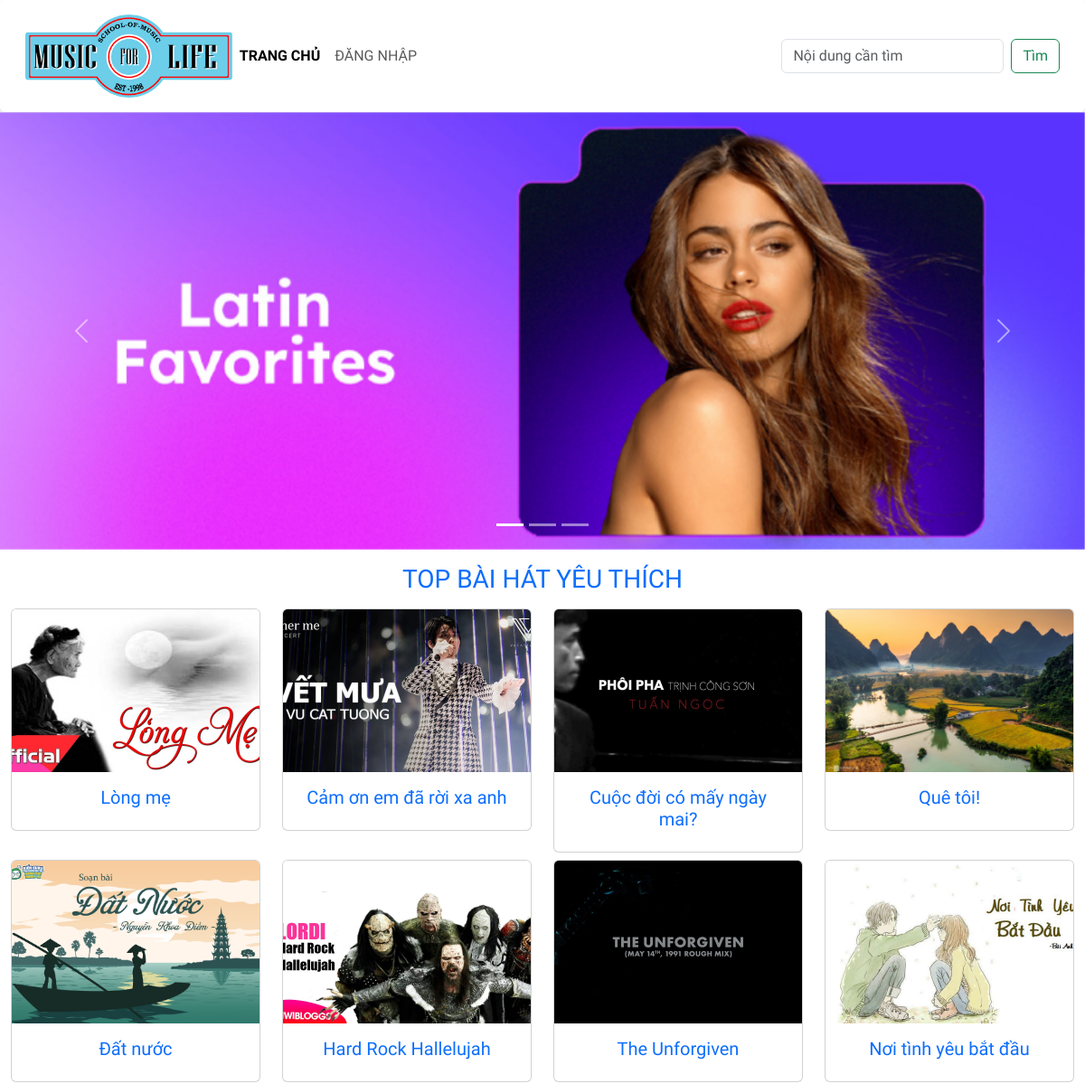
The app's page /btth01/index.php (upper part), older data.
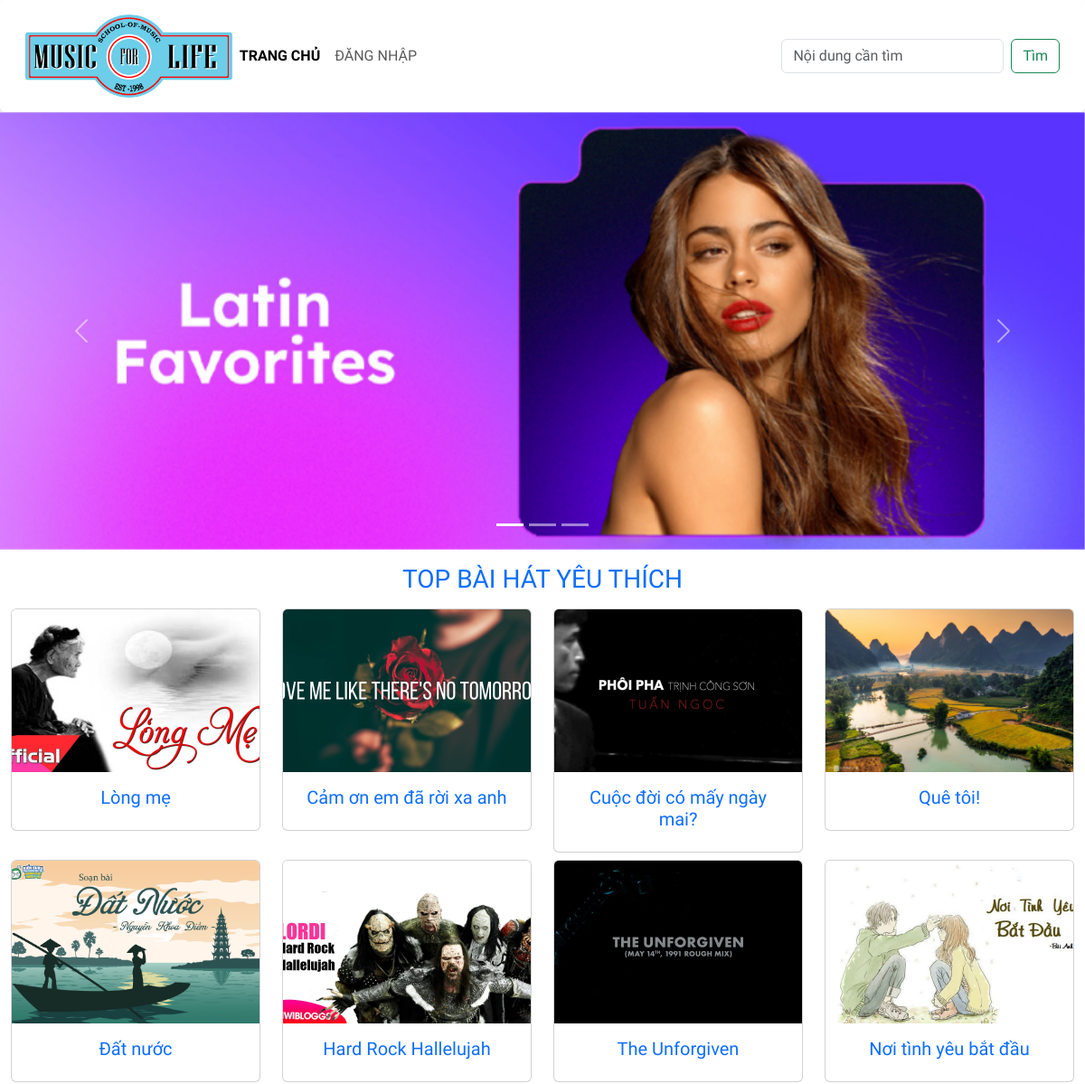
The same page, newer data.
### tables this page shows
CREATE TABLE `baiviet` (
  `ma_bviet` int(10) UNSIGNED NOT NULL,
  `tieude` varchar(200) NOT NULL,
  `ten_bhat` varchar(100) NOT NULL,
  `ma_tloai` int(10) UNSIGNED NOT NULL,
  `tomtat` text NOT NULL,
  `noidung` text DEFAULT NULL,
  `ma_tgia` int(10) UNSIGNED NOT NULL,
  `ngayviet` datetime NOT NULL DEFAULT current_timestamp(),
  `hinhanh` varchar(200) DEFAULT NULL
);

### btth01/index.php (the view, shortened to what this page needs)
<!DOCTYPE html>
<html lang="en">
<head>
    <link href="https://cdn.jsdelivr.net/npm/bootstrap@5.3.0-alpha1/dist/css/bootstrap.min.css" rel="stylesheet">
    <link rel="stylesheet" href="css/style.css">
</head>
<body>
    <header>
        <nav class="navbar navbar-expand-lg bg-body-tertiary shadow p-3 bg-white rounded">
            <div class="container-fluid">
                <div class="my-logo">
                    <a class="navbar-brand" href="#">
                        <img src="images/logo2.png" alt="" class="img-fluid">
                    </a>
                </div>
                <div class="collapse navbar-collapse" id="navbarSupportedContent">
                <ul class="navbar-nav me-auto mb-2 mb-lg-0">
                    <li class="nav-item">
                    <a class="nav-link active" aria-current="page" href="./">Trang chủ</a>
                    </li>
                    <li class="nav-item">
                    <a class="nav-link" href="./login.php">Đăng nhập</a>
                    </li>
                </ul>
                <form class="d-flex" role="search">
                    <input class="form-control me-2" type="search" placeholder="Nội dung cần tìm" aria-label="Search">
                    <button class="btn btn-outline-success" type="submit">Tìm</button>
                </form>
                </div>
            </div>
        </nav>
        <div id="carouselExampleIndicators" class="carousel slide">
            <div class="carousel-indicators">
                <button type="button" data-bs-target="#carouselExampleIndicators" data-bs-slide-to="0" class="active" aria-current="true" aria-label="Slide 1"></button>
                <button type="button" data-bs-target="#carouselExampleIndicators" data-bs-slide-to="1" aria-label="Slide 2"></button>
                <button type="button" data-bs-target="#carouselExampleIndicators" data-bs-slide-to="2" aria-label="Slide 3"></button>
            </div>
            <div class="carousel-inner">
                <div class="carousel-item active">
                <img src="images/slideshow/slide01.jpg" class="d-block w-100" alt="...">
                </div>
            </div>
            <button class="carousel-control-prev" type="button" data-bs-target="#carouselExampleIndicators" data-bs-slide="prev">
                <span class="carousel-control-prev-icon" aria-hidden="true"></span>
            </button>
            <button class="carousel-control-next" type="button" data-bs-target="#carouselExampleIndicators" data-bs-slide="next">
                <span class="carousel-control-next-icon" aria-hidden="true"></span>
            </button>
            </div>
    </header>
    <main class="container-fluid mt-3">
        <h3 class="text-center text-uppercase mb-3 text-primary">TOP bài hát yêu thích</h3>
        <div class="row">
        <?php include './connect_db.php';
         $sql = "SELECT tieude, hinhanh FROM baiviet ";
         $result = mysqli_query($conn,$sql);
         if(mysqli_num_rows($result) > 0){
             while($row = mysqli_fetch_assoc($result)){
          ?>
          <div class = "col-sm-3">
         <div class ="card mb-2" style="width: 100%;">
              <img src ="<?php echo $row['hinhanh'];?>" class="card-img-top" alt = "...">
              <div class="card-body">
               <h5 class ="card-title text-center">
                 <a href="./detail.php?tieude=<?php echo $row['tieude'];?>" class="text-decoration-none"><?php echo $row['tieude'];?></a>
              </div>
         </div>
          </div>
         <?php
            }
          }
         ?>
        </div>
    </main>
</body>
</html>

Row changes from the older to the newer data that the page shows:
changed baiviet "Cảm ơn em đã rời xa anh": hinhanh: a different picture
